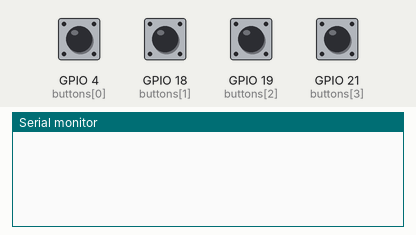
Bench run of a program on a simulated ESP32. Parts: the last lines printed to the serial monitor. The test bench sets the inputs (shaded band); at power-on: GPIO 4 (buttons[0]), GPIO 18 (buttons[1]), GPIO 19 (buttons[2]), GPIO 21 (buttons[3]) LOW. USB keyboard and mouse output is not drawn.

Above: at 1.2 s.
1.3 s: GPIO 4 (buttons[0]) pulled HIGH for 0.15 s
At 2.4 s:
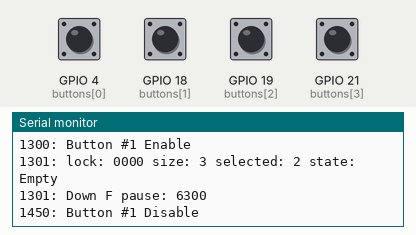
2.9 s: GPIO 21 (buttons[3]) pulled HIGH for 0.15 s
At 3.03 s:
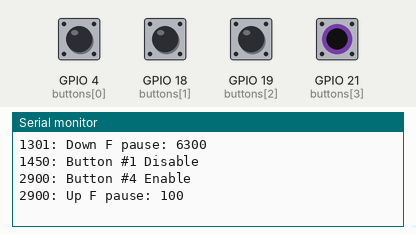
4.5 s: GPIO 18 (buttons[1]) pulled HIGH for 0.15 s
At 4.63 s:
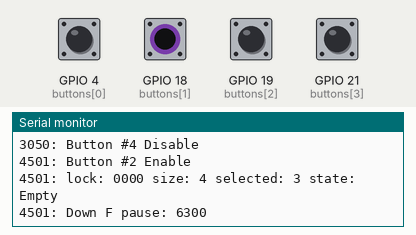
6.1 s: GPIO 19 (buttons[2]) pulled HIGH for 0.15 s
At 6.23 s:
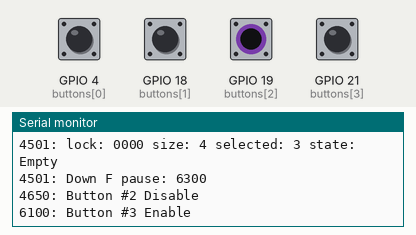
7.7 s: GPIO 4 (buttons[0]) pulled HIGH for 1 s
At 9.8 s:
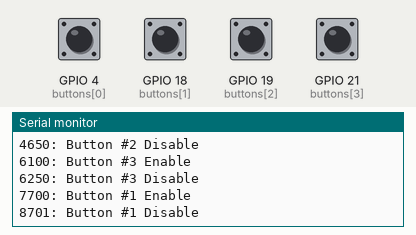
11.7 s: GPIO 18 (buttons[1]) pulled HIGH for 1 s
At 11.91 s:
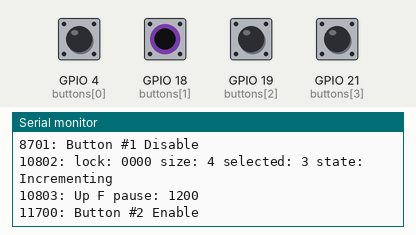
Timing chart, 0 to 14.7 s (numbered marks = the images above; inputs shaded):
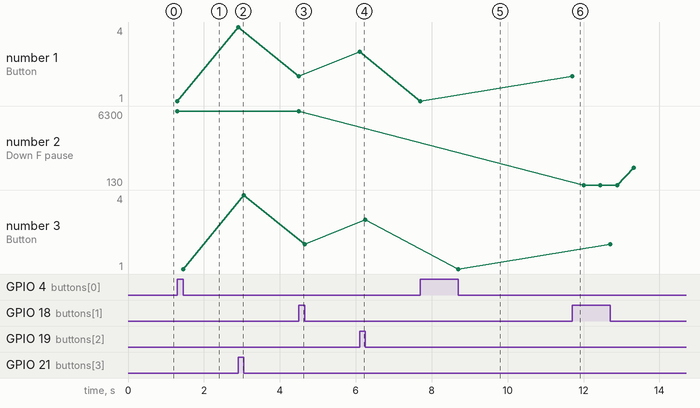

Measured:
- after the input at 1.3 s, the serial monitor: prints a new line at once (image 1)
- after the input at 2.9 s, the serial monitor: prints a new line at once (image 2)
- after the input at 4.5 s, the serial monitor: prints a new line at once (image 3)
- after the input at 6.1 s, the serial monitor: prints a new line at once (image 4)
- after the input at 7.7 s, the serial monitor: prints a new line at once (image 5)
- after the input at 11.7 s, the serial monitor: prints a new line at once (image 6)
- plotted number 1: 1 → 4 after the input at 2.9 s, 4 → 2 after the input at 4.5 s, 3 → 1 after the input at 7.7 s
- plotted number 3: 1 → 4 after the input at 2.9 s, 4 → 2 after the input at 4.5 s, 3 → 1 after the input at 7.7 s

The program:

main.cpp
```cpp
#include <Arduino.h>
#include <BleKeyboard.h>
//#include <TM1637Display.h>

#define CLK GPIO_NUM_2
#define DIO GPIO_NUM_5

enum NumState {Empty, Incrementing, Incremented, Skipping, Skipped};
const char* numStateNames[] = {"Empty", "Incrementing", "Incremented", "Skipping", "Skipped"};

BleKeyboard bleKeyboard;
//TM1637Display display = TM1637Display(CLK, DIO);

const gpio_num_t buttons[] = {GPIO_NUM_4, GPIO_NUM_18, GPIO_NUM_19, GPIO_NUM_21};

const int pressTime = 130;
const int roll1Time = 1550;
const int roll10Time = 6300;
const int delayAfterCheck = 300;
const int delayAfterRoll = 1200;

int8_t lock[] = {0, 0, 0, 0};

int lockSize = 0;

bool roll = false;
bool isPause = false;

int selected = 0;

NumState state = Empty;

bool hold = false;
uint32_t pauseTime = 0;

void setup() {

  for (int i = 0; i < 4; i++) {
    pinMode(buttons[i], INPUT);
    gpio_set_pull_mode (buttons[i], GPIO_PULLDOWN_ONLY);
  }

  Serial.begin(115200);
  bleKeyboard.begin();

  //display.setBrightness(5);
}

byte cl[] = {0,0,0,0};

bool buttonsState[] = {false, false, false, false};
uint32_t buttonsTimers[] = {0, 0, 0, 0};

void readButtons()
{
  for(int i = 0; i < 4; i++) {
    bool btnState = digitalRead(buttons[i]);
    if (btnState && !buttonsState[i] && millis() - buttonsTimers[i] > 100) {

      buttonsState[i] = true;
      buttonsTimers[i] = millis();

      Serial.printf("%d: Button #%d Enable\n", millis(), i + 1);
    }

    if (!btnState && buttonsState[i] && millis() - buttonsTimers[i] > 100) {

      buttonsState[i] = false;
      buttonsTimers[i] = millis();

      Serial.printf("%d: Button #%d Disable\n", millis(), i + 1);
    }
  }
}

void down(int _delay){
  hold = true;
  isPause = true;
  pauseTime = millis() + _delay;
  Serial.printf("%d: Down F pause: %d\n", millis(), _delay);

  if (bleKeyboard.isConnected())
    bleKeyboard.press(70);
}

void up(int _delay){
  hold = false;
  isPause = true;
  pauseTime = millis() + _delay;
  Serial.printf("%d: Up F pause: %d\n", millis(), _delay);

  if (bleKeyboard.isConnected())
    bleKeyboard.release(70);
}

bool overflow(){
  for (int i = selected + 1; i < lockSize - 1; i++){

    if (lock[i] != 9) {

      return false;
    }
  }

  return true;
}

void loop() {

  readButtons();

  if (!roll && buttonsState[0]) {
    roll = true;
    lockSize = 3;
    selected = 2;
  }

  if (!roll && buttonsState[1]) {
    roll = true;
    lockSize = 4;
    selected = 3;
  }

  if (!roll && buttonsState[2] &&
      (lock[0] != 0 || lock[1] != 0 || lock[2] != 0 || lock[3] != 0)) {
    selected = 0;
    lock[0] = lock[1] = lock[2] = lock[3] = 0;
  }

  if (roll && lockSize > 0 && buttonsState[3]) {

    state = Empty;
    roll = false;
    selected = lockSize - 1;

    if (hold) {
      up(100);
    }
  }

  if (roll)
  {
    if (isPause)
    {
      if (millis() <= pauseTime)
        return;

      isPause = false;
    }

    Serial.printf("%d: lock: %d%d%d%d size: %d selected: %d state: %s\n", millis(), lock[0], lock[1], lock[2], lock[3], lockSize, selected, numStateNames[state]);

    switch (state)
    {
    case Empty:

      if (!hold) {

        if (selected == lockSize - 1) {

          state = Incrementing;
          down(roll10Time);
        } else if (selected == lockSize - 2 || overflow()) {

          state = Incrementing;
          down(roll1Time);

          lock[selected] = (lock[selected] + 1) % 10;

        } else {

          state = Incremented;
        }

      }

      break;

    case Incrementing:

      if (hold) {

        state = Incremented;
        up(delayAfterRoll);
      }

      break;

    case Incremented:

      if (!hold) {

        state = Skipping;
        down(pressTime);
      }

      break;

    case Skipping:

      if (hold) {

        state = Skipped;
        up(delayAfterCheck);
      }

      break;

    case Skipped:

      if (!hold) {

        state = Empty;
        selected = (selected + 1) % lockSize;
      }

      break;

    default:
      break;
    }
  }
}
```
